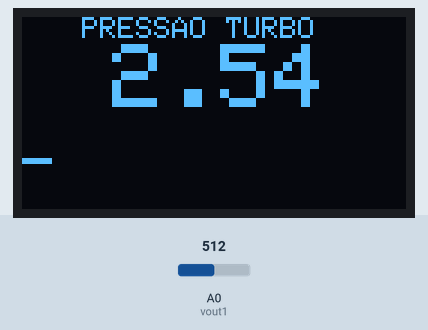
The sketch below on a simulated Arduino Uno, built with avr-gcc and run on an emulated ATmega328P. Parts: 128×64 one-colour display. Inputs (shaded band) come from the test bench; at power-on: A0 (vout1) = 512.

Above: at 3.2 s.
3.3 s: A0 (vout1) set to 528
At 4.1 s:
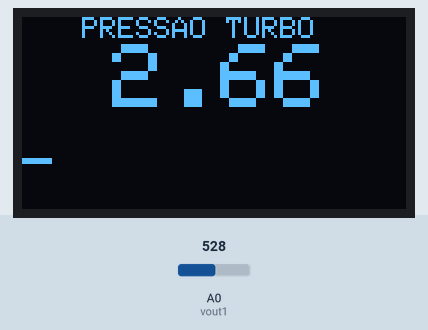
4.8 s: A0 (vout1) set to 178
At 5.4 s:
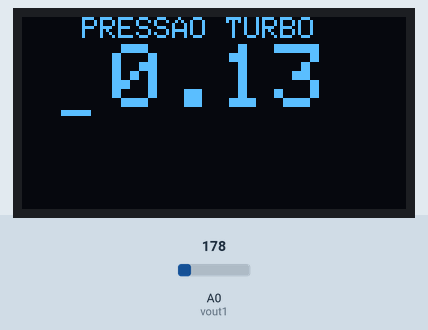
6.3 s: A0 (vout1) set to 149
At 6.7 s:
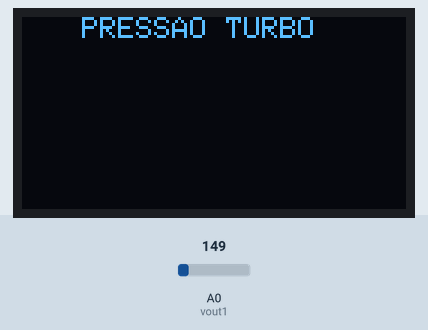
7.8 s: A0 (vout1) set to 306
At 8.3 s:
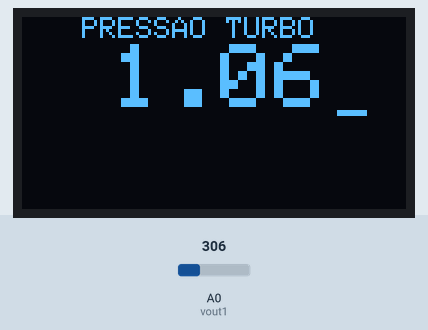
9.3 s: A0 (vout1) set to 122
At 10.5 s:
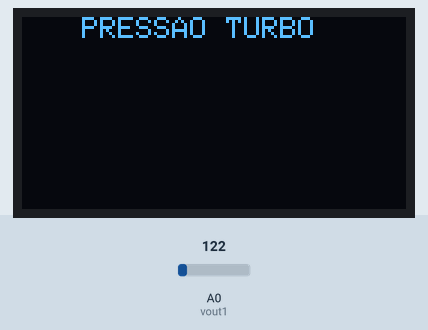
10.8 s: A0 (vout1) set to 511
At 11.3 s:
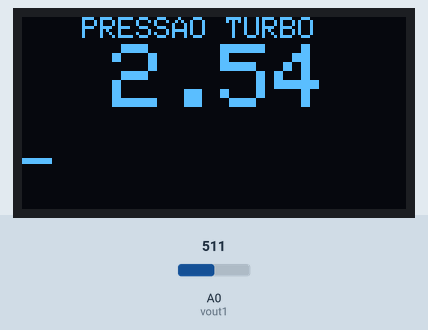
Timing chart, 0 to 13.3 s (numbered marks = the images above; inputs shaded):
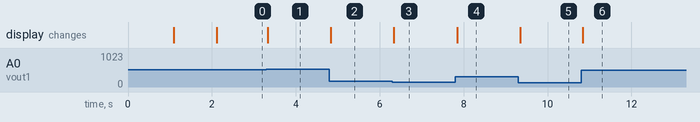

The sketch:

press_o.ino.ino
```cpp
#include <Wire.h> //INCLUSÃO DE BIBLIOTECA
#include <Adafruit_GFX.h> //INCLUSÃO DE BIBLIOTECA
#include <Adafruit_SSD1306.h> //INCLUSÃO DE BIBLIOTECA

Adafruit_SSD1306 display = Adafruit_SSD1306(); //OBJETO DO TIPO Adafruit_SSD1306

float vout1 = A0; //  connected to analog
float val=0, vall=0;
void setup() {
  Wire.begin(); //INICIALIZA A BIBLIOTECA WIRE
  display.begin(SSD1306_SWITCHCAPVCC, 0x3C); //INICIALIZA O DISPLAY COM ENDEREÇO I2C 0x3C
 display.setTextColor(WHITE); //DEFINE A COR DO TEXTO
  display.setTextSize(3); //DEFINE O TAMANHO DA FONTE DO TEXTO
  display.clearDisplay(); //LIMPA AS INFORMAÇÕES DO DISPLAY

display.setTextSize(3); //DEFINE O TAMANHO DA FONTE DO TEXTO
display.setCursor(30,10); //POSIÇÃO EM QUE O CURSOR IRÁ FAZER A ESCRITA
display.print("DPF"); //ESCREVE O TEXTO NO DISPLAY
display.display(); //EFETIVA A ESCRITA NO DISPLAY
delay(1000);
display.clearDisplay(); //LIMPA AS INFORMAÇÕES DO DISPLAY
 display.setTextSize(2); //DEFINE O TAMANHO DA FONTE DO TEXTO
display.setCursor(1,10); //POSIÇÃO EM QUE O CURSOR IRÁ FAZER A ESCRITA
display.print("ELETRONICA"); //ESCREVE O TEXTO NO DISPLAY
display.display(); //EFETIVA A ESCRITA NO DISPLAY
delay(1000);
display.clearDisplay(); //LIMPA AS INFORMAÇÕES DO DISPLAY

}

void loop() {


 vall = analogRead(vout1);  // lê o pino de entrada AD

 val=vall*700/970-115;// converte o sinal recebido em leitura pressão
display.setTextSize(1); //DEFINE O TAMANHO DA FONTE DO TEXTO
display.setCursor(20,0); //POSIÇÃO EM QUE O CURSOR IRÁ FAZER A ESCRITA
display.print("PRESSAO TURBO"); //ESCREVE O TEXTO NO DISPLAY
if(val>5){
display.setTextSize(3); //DEFINE O TAMANHO DA FONTE DO TEXTO
display.setCursor(30,9); //POSIÇÃO EM QUE O CURSOR IRÁ FAZER A ESCRITA
display.print(val/100); //coverte de KPA para BAR e ESCREVE O TEXTO NO DISPLAY
  display.setTextSize(2); //DEFINE O TAMANHO DA FONTE DO TEXTO
 display.setCursor(val,19); //POSIÇÃO EM QUE O CURSOR IRÁ FAZER A ESCRITA
display.print("_"); //ESCREVE O TEXTO NO DISPLAY

display.display(); //EFETIVA A ESCRITA NO DISPLAY
display.clearDisplay(); //LIMPA AS INFORMAÇÕES DO DISPLAY
}else{
  display.setTextSize(3); //DEFINE O TAMANHO DA FONTE DO TEXTO
display.setCursor(30,95); //POSIÇÃO EM QUE O CURSOR IRÁ FAZER A ESCRITA
display.print("0,00"); //ESCREVE O TEXTO NO DISPLAY
display.display(); //EFETIVA A ESCRITA NO DISPLAY
display.clearDisplay(); //LIMPA AS INFORMAÇÕES DO DISPLAY
}
  }
```

Measured:
- the behaviour switches between 512 and 513 on A0 (vout1) (found by bisection; images 0 and 1)
- the behaviour switches between 167 and 166 on A0 (vout1) (found by bisection; images 2 and 3)
- after the input at 3.3 s, the display: changes at once (image 1)
- after the input at 4.8 s, the display: changes at once (image 2)
- after the input at 6.3 s, the display: changes at once (image 3)
- after the input at 7.8 s, the display: changes after 0.05 s (image 4)
- after the input at 9.3 s, the display: changes after 0.05 s (image 5)
- after the input at 10.8 s, the display: changes at once (image 6)
